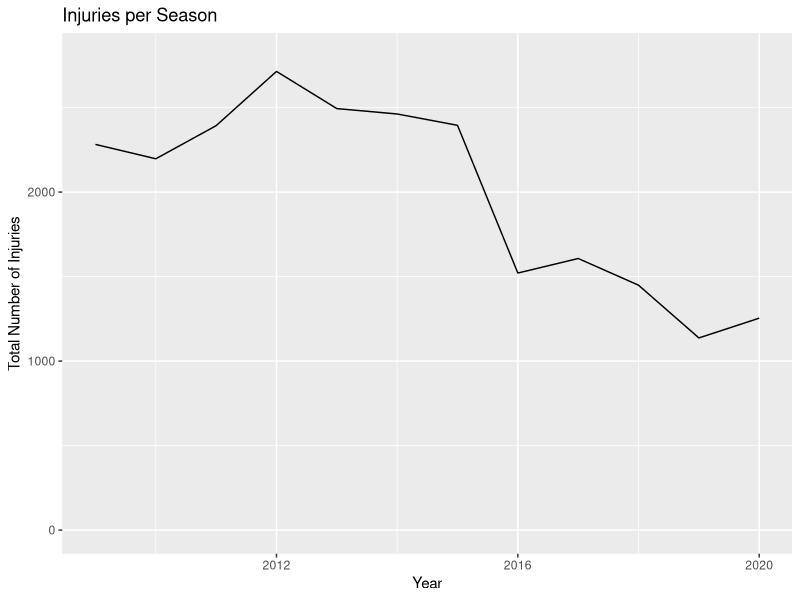
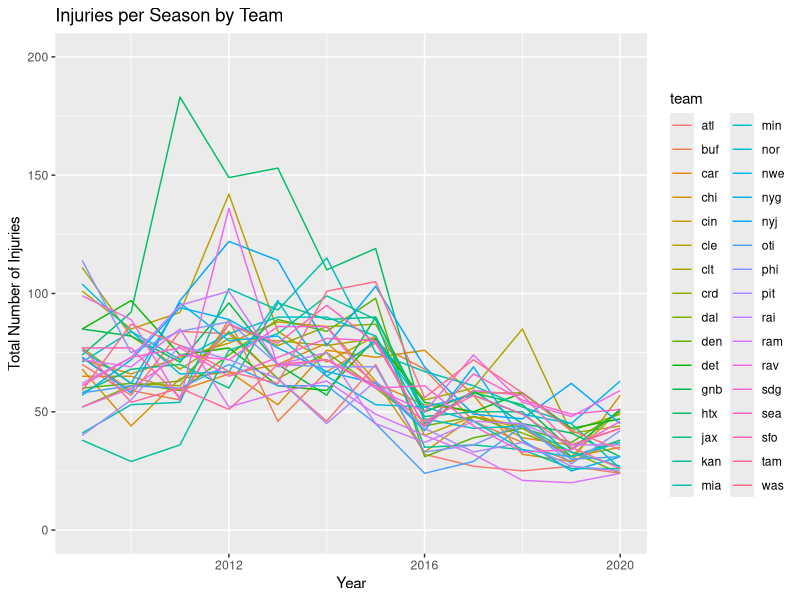
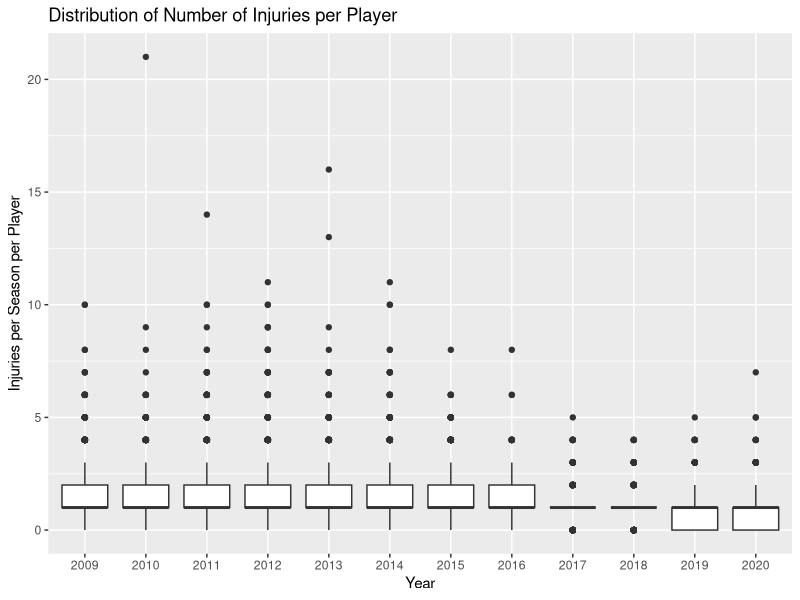
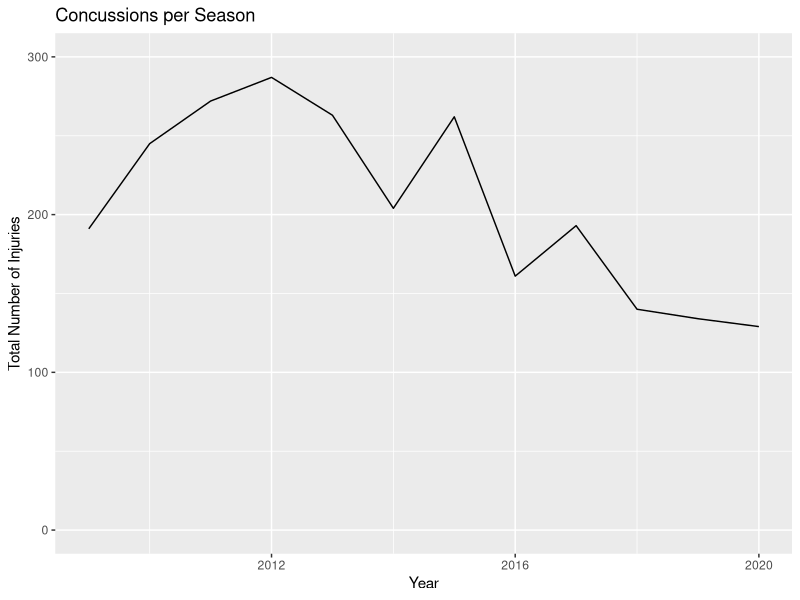
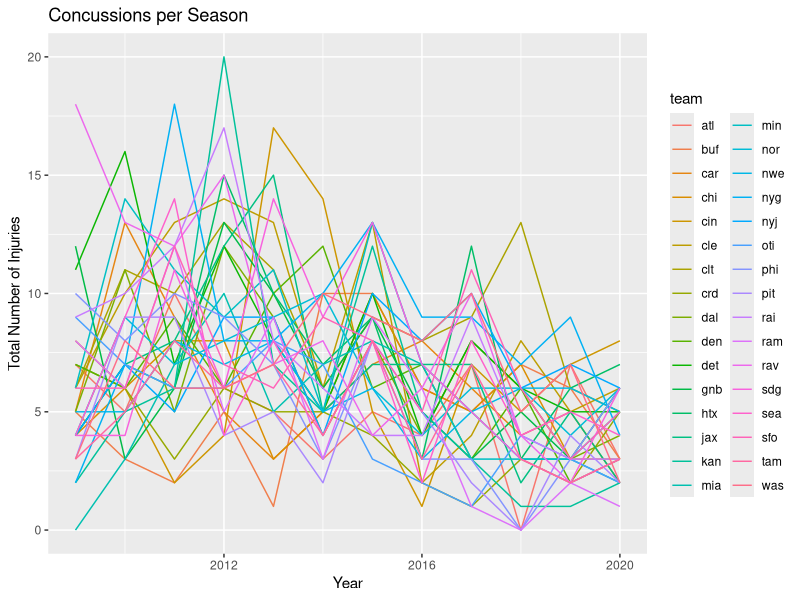
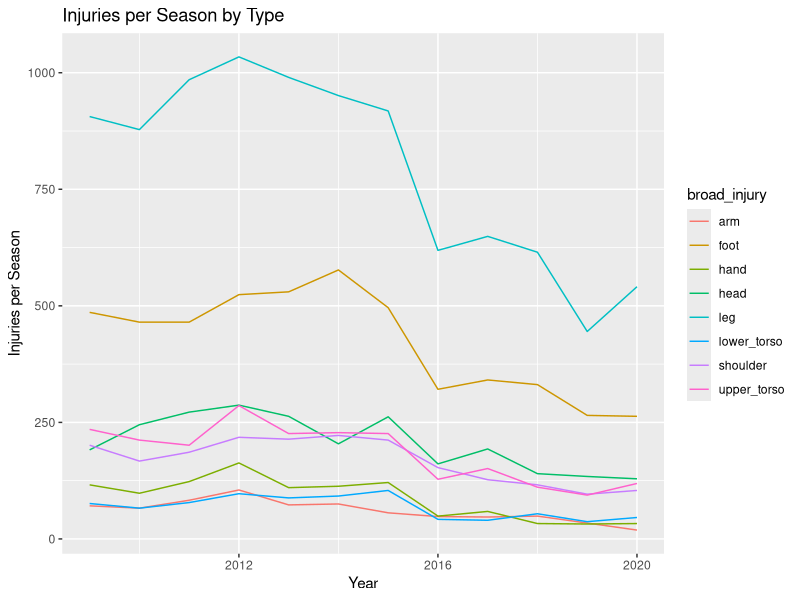
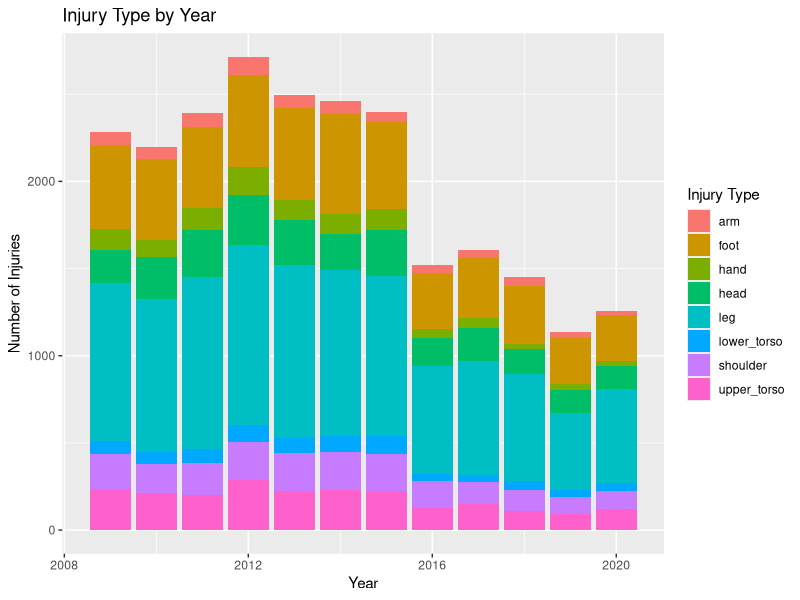
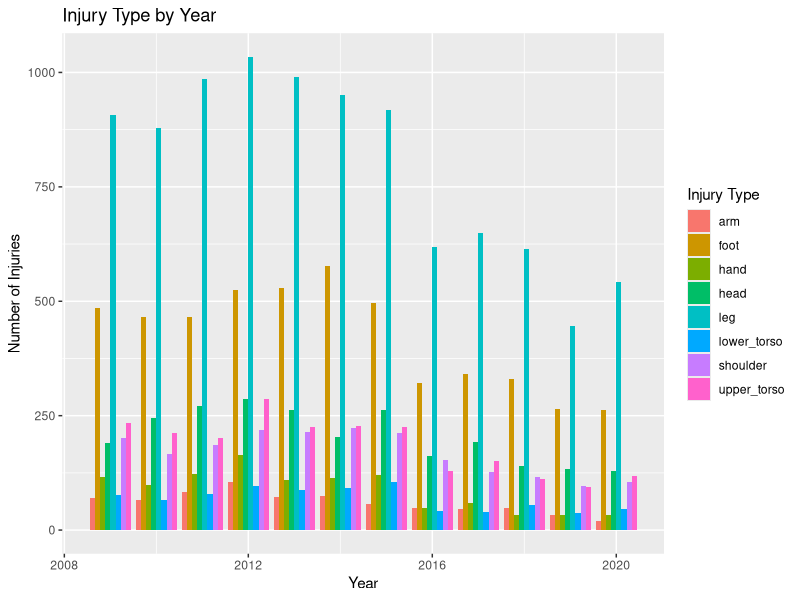

Generate these figures, in order, with R:
## ---- chunk 1
knitr::opts_chunk$set(echo = TRUE)
## ---- chunk 2
library(tidyverse)
library(ggplot2)
## ---- chunk 3
injuries <- read.csv("cleaneddata.csv", stringsAsFactors = FALSE)

# remove first two columns
injuries <- select(injuries, -c(X.1,X))

# add column for total injuries
injuries <- injuries %>%
  mutate(all_injuries = rowSums(injuries[,27:34]))

# filter out 2021 (partial data)
injuries <- injuries %>% filter(year != 2021)
## ---- chunk 4
year_games <- injuries %>%
  distinct(year, games_in_season, team)

## ---- chunk 5
time_series <- injuries %>%
  group_by(year) %>%
  summarize(all_injuries = sum(all_injuries))

time_series %>%
  ggplot(aes(x = year, y = all_injuries)) +
  geom_line() +
  ggtitle("Injuries per Season") +
  xlab("Year") +
  ylab("Total Number of Injuries") +
  ylim(0, 2800)
## ---- chunk 6
time_series_teams <- injuries %>%
  group_by(year, team) %>%
  summarize(all_injuries = sum(all_injuries))

time_series_teams %>%
  ggplot(aes(x = year, y = all_injuries, color = team)) +
  geom_line() +
  ggtitle("Injuries per Season by Team") +
  xlab("Year") +
  ylab("Total Number of Injuries") +
  ylim(0, 200)
## ---- chunk 7
injuries %>%
  ggplot(aes(x = as.factor(year), y = all_injuries)) +
  geom_boxplot() +
  ggtitle("Distribution of Number of Injuries per Player") +
  xlab("Year") +
  ylab("Injuries per Season per Player")
## ---- chunk 8
concussions <- injuries %>%
  group_by(year) %>%
  summarize(head = sum(head))


concussions %>%
  ggplot(aes(x = year, y = head)) +
  geom_line() +
  ggtitle("Concussions per Season") +
  xlab("Year") +
  ylab("Total Number of Injuries") +
  ylim(0, 300)
## ---- chunk 9
concussions_team <- injuries %>%
  group_by(year, team) %>%
  summarize(head = sum(head))


concussions_team %>%
  ggplot(aes(x = year, y = head, color = team)) +
  geom_line() +
  ggtitle("Concussions per Season") +
  xlab("Year") +
  ylab("Total Number of Injuries") +
  ylim(0, 20)
## ---- chunk 10
gathered <- injuries %>%
  gather(key = broad_injury, value = broad_count, 27:34)

gathered <- gathered %>%
  group_by(year, broad_injury) %>%
  summarise(broad_count = sum(broad_count))

gathered %>%
  ggplot(aes(x = year, y = broad_count, color = broad_injury)) +
  geom_line() +
  ggtitle("Injuries per Season by Type") +
  xlab("Year") +
  ylab("Injuries per Season")
## ---- chunk 11
gathered %>%
  ggplot(aes(x = year, y = broad_count, fill = broad_injury)) +
  geom_bar(stat = "identity") + 
  ggtitle("Injury Type by Year") +
  xlab("Year") +
  ylab("Number of Injuries") +
  labs(fill = "Injury Type") +
  scale_color_hue(labels = c("Arm", "Foot", "Hand", "Head", "Leg", "Lower Torso", 
                                "Shoulder", "Upper Torso"))

gathered %>%
  ggplot(aes(x = year, y = broad_count, fill = broad_injury)) +
  geom_bar(stat = "identity", position = "dodge") + 
  ggtitle("Injury Type by Year") +
  xlab("Year") +
  ylab("Number of Injuries") +
  labs(fill = "Injury Type") +
  scale_color_hue(labels = c("Arm", "Foot", "Hand", "Head", "Leg", "Lower Torso", 
                                "Shoulder", "Upper Torso"))
## ---- chunk 12
injuries %>%
  group_by(year) %>%
  summarize(players = n()) %>%
  ggplot(aes(x = year, y = players)) +
  geom_line() +
  ylim(0, 1600) +
  ggtitle("Number of Players in Dataset Each Season")

## ---- chunk 13
injuries %>%
  ggplot(aes(x = all_injuries)) + 
  geom_histogram(binwidth = 1, col = "black", fill = "skyblue")

injuries %>%
  ggplot(aes(x = all_injuries)) + 
  geom_histogram(binwidth = 1, col = "black", fill = "skyblue") +
  facet_grid(. ~ year)
## ---- chunk 14


poisson_fit <- glm(all_injuries ~ as.factor(year), family = poisson, data = time_series)
summary(poisson_fit)
